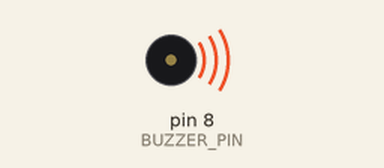
The sketch below on a simulated Arduino Uno, built with avr-gcc and run on an emulated ATmega328P. Parts: buzzer (waves = sounding).

Above: at 0.5 s.
Timing chart, 0 to 4.6 s (numbered marks = the images above):
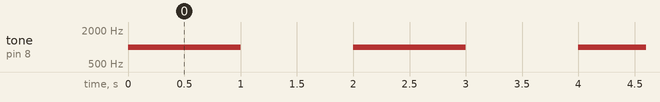

Measured:
- by itself, tone on pin 8 (BUZZER_PIN): alternates 1000 Hz for 1.0 s and silent for 1.0 s

The sketch:

buzzer_active_blue_2.ino
```cpp
#define BUZZER_PIN 8  // Change GPIO pin as needed

void setup() {
  pinMode(BUZZER_PIN, OUTPUT);
}

void loop() {
  tone(BUZZER_PIN, 1000);  // 1000 Hz tone
  delay(1000);             // 1 second
  noTone(BUZZER_PIN);      // Stop tone
  delay(1000);             // 1 second
}
```
